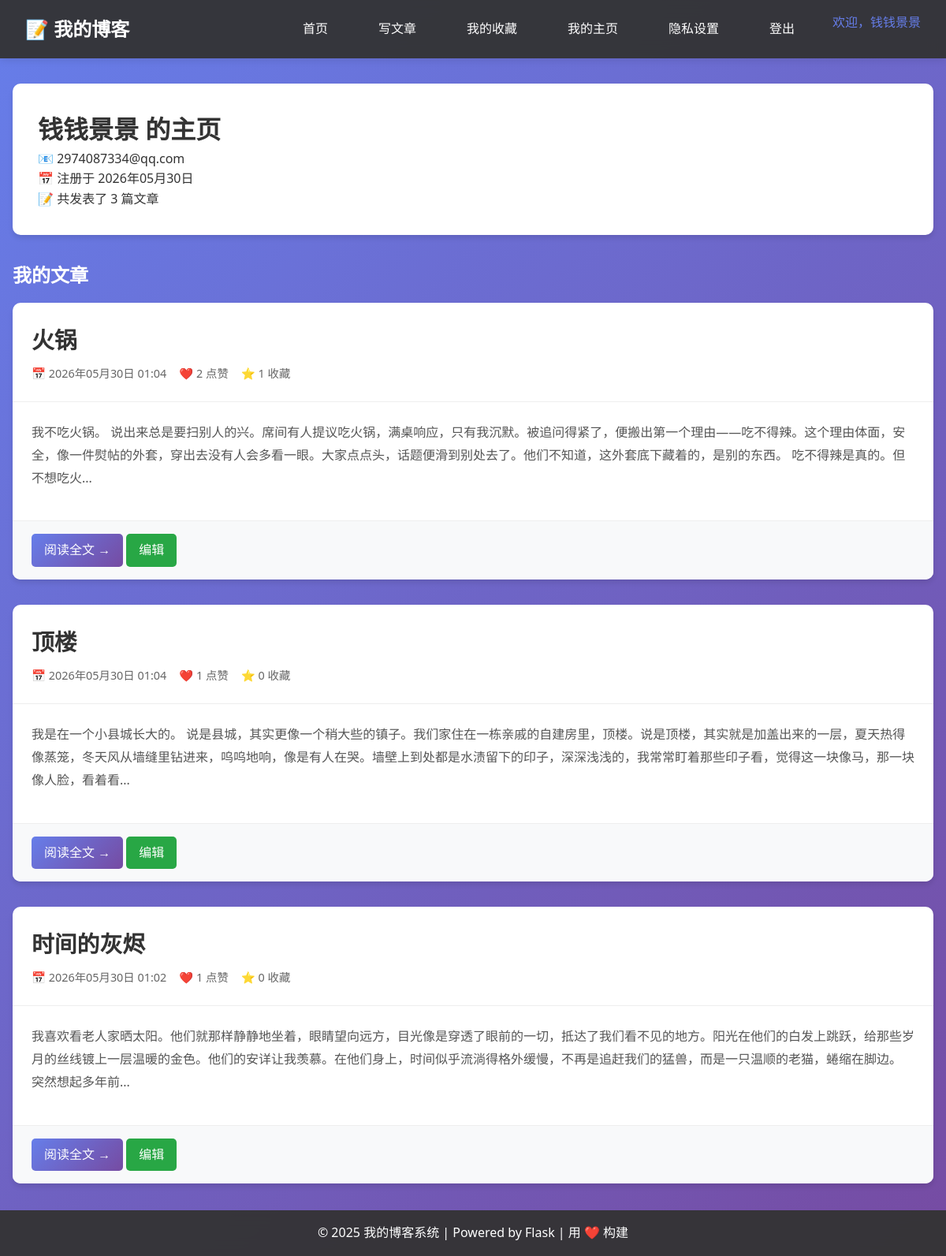
/profile (signed in), run on the app's committed database.
### models.py (models this page shows, shortened)
class User(UserMixin, db.Model):
    __tablename__ = 'users'
    id = db.Column(db.Integer, primary_key=True)
    username = db.Column(db.String(80), unique=True, nullable=False)
    email = db.Column(db.String(120), unique=True, nullable=False)
    password_hash = db.Column(db.String(128), nullable=False)
    created_at = db.Column(db.DateTime, default=datetime.now)
    is_active = db.Column(db.Boolean, default=True)
    favorites_private = db.Column(db.Boolean, default=False)

class Post(db.Model):
    __tablename__ = 'posts'
    id = db.Column(db.Integer, primary_key=True)
    title = db.Column(db.String(100), nullable=False)
    content = db.Column(db.Text, nullable=False)
    created_at = db.Column(db.DateTime, default=datetime.now)
    user_id = db.Column(db.Integer, db.ForeignKey('users.id'), nullable=False)
    likes_count = db.Column(db.Integer, default=0)
    favorites_count = db.Column(db.Integer, default=0)
    author = db.relationship('User', foreign_keys=[user_id], backref='user_posts')
    likes = db.relationship('Like', backref='post', lazy='dynamic', cascade='all, delete-orphan')
    favorites = db.relationship('Favorite', backref='post', lazy='dynamic', cascade='all, delete-orphan')
    comments = db.relationship('Comment', backref='post', lazy='dynamic', cascade='all, delete-orphan')

### views.py (the view)
class ProfileView(MethodView):
    @login_required
    def get(self):
        posts = Post.query.filter_by(user_id=current_user.id) \
            .order_by(Post.created_at.desc()).all()
        return render_template('profile.html', user=current_user, posts=posts)

### main.py (called while the page is built)
@login_manager.user_loader
def load_user(user_id):
    return User.query.get(int(user_id))

### templates/profile.html (shortened to what this page needs)
{% extends "base.html" %}
{% block content %}
<div class="profile-header" style="background: white; border-radius: 10px; padding: 2rem; margin-bottom: 2rem; box-shadow: 0 4px 6px rgba(0,0,0,0.1);">
    <h1>{{ user.username }} 的主页</h1>
    <p>📧 {{ user.email }}</p>
    <p>📅 注册于 {{ user.created_at.strftime('%Y年%m月%d日') }}</p>
    <p>📝 共发表了 {{ posts|length }} 篇文章</p>
</div>
<h2 style="color: white; margin-bottom: 1rem;">我的文章</h2>
{% if posts %}
    {% for post in posts %}
        <div class="post-card">
            <div class="card-header">
                <h2 class="post-title">
                    <a href="{{ url_for('detail', id=post.id) }}">{{ post.title }}</a>
                </h2>
                <div class="post-meta">
                    <span>📅 {{ post.created_at.strftime('%Y年%m月%d日 %H:%M') }}</span>
                    <span>❤️ {{ post.likes_count }} 点赞</span>
                    <span>⭐ {{ post.favorites_count }} 收藏</span>
                </div>
            </div>
            <div class="card-body">
                <div class="post-excerpt">
                    {{ post.content[:150] }}{% if post.content|length > 150 %}...{% endif %}
                </div>
            </div>
            <div class="card-footer">
                <a href="{{ url_for('detail', id=post.id) }}" class="btn btn-primary">阅读全文 →</a>
                <a href="{{ url_for('edit', id=post.id) }}" class="btn btn-success">编辑</a>
            </div>
        </div>
    {% endfor %}
{% else %}
    <div class="card" style="text-align: center; padding: 3rem;">
        <p>你还没有发表过文章</p>
        <a href="{{ url_for('create') }}" class="btn btn-primary">写第一篇文章</a>
    </div>
{% endif %}
{% endblock %}

### templates/base.html (shortened to what this page needs)
<!DOCTYPE html>
<html lang="zh-CN">
<head>
    <link rel="stylesheet" href="{{ url_for('static', filename='css/style.css') }}">
    <link rel="stylesheet" href="https://cdnjs.cloudflare.com/ajax/libs/highlight.js/11.8.0/styles/github-dark.min.css">
</head>
<body>
    <nav class="navbar">
        <div class="nav-container">
            <a href="{{ url_for('index') }}" class="logo">📝 我的博客</a>
            <div class="nav-links">
                <a href="{{ url_for('index') }}">首页</a>
                {% if current_user.is_authenticated %}
                    <a href="{{ url_for('create') }}">写文章</a>
                    <a href="{{ url_for('my_favorites') }}">我的收藏</a>
                    <a href="{{ url_for('profile') }}">我的主页</a>
                    <a href="{{ url_for('privacy_settings') }}">隐私设置</a>
                    <a href="{{ url_for('logout') }}" onclick="return confirm('确定要登出吗？')">登出</a>
                    <span style="color: #667eea;">欢迎，{{ current_user.username }}</span>
                {% else %}
                    <a href="{{ url_for('login') }}">登录</a>
                    <a href="{{ url_for('register') }}">注册</a>
                {% endif %}
            </div>
        </div>
    </nav>
    <div class="container">
        {% block content %}{% endblock %}
    </div>
    <footer class="footer">
        <p>&copy; 2025 我的博客系统 | Powered by Flask | 用 ❤️ 构建</p>
    </footer>
</body>
</html>

### static/css/style.css (style rules this page uses)
* { margin: 0; padding: 0; box-sizing: border-box; }
body { font-family: 'Segoe UI', Tahoma, Geneva, Verdana, sans-serif; line-height: 1.6; color: #333; background: linear-gradient(135deg, #667eea 0%, #764ba2 100%); min-height: 100vh; padding-bottom: 60px; }
.navbar { background: rgba(51, 51, 51, 0.95); backdrop-filter: blur(10px); color: white; padding: 1rem 2rem; box-shadow: 0 2px 10px rgba(0,0,0,0.1); position: sticky; top: 0; z-index: 1000; }
.nav-container { max-width: 1200px; margin: 0 auto; display: flex; justify-content: space-between; align-items: center; }
.logo { font-size: 1.5rem; font-weight: bold; color: white; text-decoration: none; }
.nav-links { display: flex; gap: 2rem; }
.nav-links a { color: white; text-decoration: none; padding: 0.5rem 1rem; transition: all 0.3s ease; border-radius: 5px; }
.container { max-width: 1200px; margin: 2rem auto; padding: 0 1rem; }
.card-header { padding: 1.5rem 1.5rem 0.5rem 1.5rem; border-bottom: 1px solid #eee; }
.card-body { padding: 1.5rem; }
.card-footer { padding: 1rem 1.5rem; background: #f8f9fa; border-top: 1px solid #eee; }
.post-card { background: white; border-radius: 10px; margin-bottom: 2rem; overflow: hidden; box-shadow: 0 4px 6px rgba(0,0,0,0.1); }
.post-title { font-size: 1.8rem; margin-bottom: 0.5rem; }
.post-title a { color: #333; text-decoration: none; transition: color 0.3s ease; }
.post-meta { color: #666; font-size: 0.9rem; margin-bottom: 1rem; display: flex; gap: 1rem; align-items: center; }
.post-excerpt { color: #555; line-height: 1.8; margin-bottom: 1rem; }
.btn { display: inline-block; padding: 0.5rem 1rem; border: none; border-radius: 5px; cursor: pointer; text-decoration: none; transition: all 0.3s ease; font-size: 1rem; }
.btn-primary { background: linear-gradient(135deg, #667eea 0%, #764ba2 100%); color: white; }
.btn-success { background: #28a745; color: white; }
.footer { text-align: center; padding: 1rem; background: rgba(51, 51, 51, 0.95); color: white; position: fixed; bottom: 0; width: 100%; backdrop-filter: blur(10px); }

### data on the page
User: username "钱钱景景", email "2974087334@qq.com", created_at "2026年05月30日"
Post: title "火锅", created_at "2026年05月30日 01:04", likes_count "2", favorites_count "1", content "我不吃火锅。 说出来总是要扫别人的兴。席间有人提议吃火锅，满桌响应，只有我沉默。被追问得紧了，便搬出第一个理由——吃不得辣。这个理由体面，安全，像一件熨帖的外套，穿出去没有人会多看一眼。大家点点头，话题便滑到别处去了。他们不知道，这外套底下藏着的，是别的东西。 吃不得辣是真的。但不想吃火"
Post: title "顶楼", created_at "2026年05月30日 01:04", likes_count "1", favorites_count "0", content "我是在一个小县城长大的。 说是县城，其实更像一个稍大些的镇子。我们家住在一栋亲戚的自建房里，顶楼。说是顶楼，其实就是加盖出来的一层，夏天热得像蒸笼，冬天风从墙缝里钻进来，呜呜地响，像是有人在哭。墙壁上到处都是水渍留下的印子，深深浅浅的，我常常盯着那些印子看，觉得这一块像马，那一块像人脸，看着看"
Post: title "时间的灰烬", created_at "2026年05月30日 01:02", likes_count "1", favorites_count "0", content "我喜欢看老人家晒太阳。他们就那样静静地坐着，眼睛望向远方，目光像是穿透了眼前的一切，抵达了我们看不见的地方。阳光在他们的白发上跳跃，给那些岁月的丝线镀上一层温暖的金色。他们的安详让我羡慕。在他们身上，时间似乎流淌得格外缓慢，不再是追赶我们的猛兽，而是一只温顺的老猫，蜷缩在脚边。 突然想起多年前"

### other printed values
{{ posts|length }} "3"
